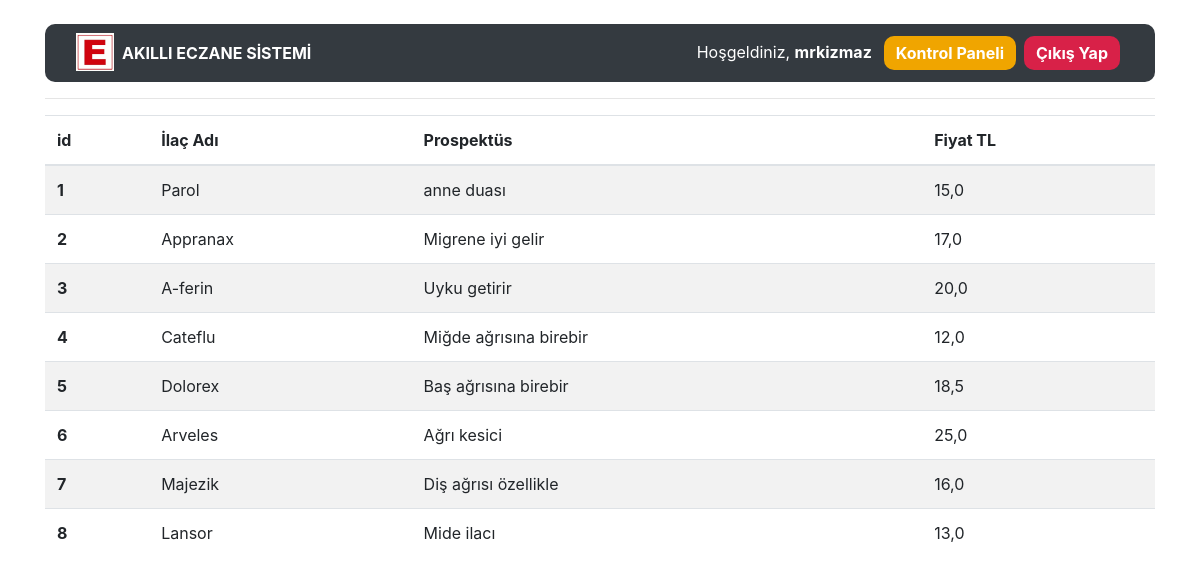
Page /medicines/ilaclistesi/ (signed in) on the committed database.
### medicine/models.py (models this page shows, shortened)
class Medicine(models.Model):
    ilac_adi = models.CharField(max_length = 50, verbose_name = 'İlaç İsmi')
    prospekt=models.TextField(max_length=200,null=True,verbose_name="Prospektüs")
    ilacfiyati=models.FloatField(null=True,verbose_name="İlaç Fiyatı")
    created_date = models.DateTimeField(auto_now = True, blank = True, verbose_name = 'Eklenme Tarihi')

### medicine/views.py (the view)
# urls.py: path('ilaclistesi/', views.ilacListesi, name = 'ilaclistesi'),
@login_required(login_url="user:login")
def ilacListesi(request):
    ilaclar=Medicine.objects.all()
    context={
        "ilaclar":ilaclar
    }
    return render(request,"ilaclistesi.html",context)

### templates/ilaclistesi.html
{% extends "layout.html" %}
{% block body %}
{% if ilaclar %}
<table class="table table-striped">
  <thead>
    <tr>
      <th scope="col">id</th>
      <th scope="col">İlaç Adı</th>
      <th scope="col">Prospektüs</th>
      <th scope="col">Fiyat TL</th>
    </tr>
  </thead>
  <tbody>
  {% for i in ilaclar %}
  <tr>
      <th scope="row">{{i.id}}</th>
      <td>{{i.ilac_adi}}</td>
      <td>{{i.prospekt}}</td>
      <td>{{i.ilacfiyati}}</td>
    </tr>
  {% endfor %}
  </tbody>
</table>
{% else %}
<div class="alert alert-danger">Herhangi bir hasta kaydı bulunmuyor!!!</div>
{% endif %}
{% endblock body %}

### templates/includes/navbar.html (shortened to what this page needs)
{% load static %}
<nav class="navbar navbar-expand-lg navbar-dark bg-dark" style="border-radius: 10px;">
    <div class="container-fluid">
        <div class="collapse navbar-collapse" id="navbarCollapse">
            <div class="navbar-nav mr-auto">
            <img src="{% static 'img/eczane.png' %}" width="38" height="38" title="akıllıeczane"/>
                <a href="/" class="nav-item nav-link active"><b>AKILLI ECZANE SİSTEMİ</b></a>
            </div>
            <ul class="navbar-nav ml-auto">
                {% if request.user.is_authenticated %}
                <li class="nav-item nav-link active">Hoşgeldiniz, <b>{{request.user.username}}</b></li>
                <li class="nav-item active"><a href="/medicines/dashboard"><button class="button button4"><b>Kontrol Paneli</b></button></a></li>
                <li class="nav-item active"><a href="/user/logout"><button class="button button2"><b>Çıkış Yap</b></button></a></li>
                {% else %}
                <li class="nav-item active"><a href="/user/login"><button class="button button1"><b>Giriş Yap</b></button></a></li>
                <li class="nav-item active"><a href="/user/register"><button class="button button3"><b>Kayıt Ol</b></button></a></li>
                {% endif %}
            </ul>
        </div>
    </div>
</nav>

### static/css/style.css (style rules this page uses)
button { padding: 5px 12px; text-align: center; text-decoration: none; display: inline-block; font-size: 16px; margin: 4px; transition-duration: 0.4s; cursor: pointer; border-radius: 10px; }
.button2 { background-color: #D82148; color: white; border: 1px red; }
.button4 { background-color: #F0A500; color: white; border: 1px yellow; }

### rows in the picture
Medicine: id "1", ilac_adi "Parol", prospekt "anne duası", ilacfiyati "15,0"
Medicine: id "2", ilac_adi "Appranax", prospekt "Migrene iyi gelir", ilacfiyati "17,0"
Medicine: id "3", ilac_adi "A-ferin", prospekt "Uyku getirir", ilacfiyati "20,0"
Medicine: id "4", ilac_adi "Cateflu", prospekt "Miğde ağrısına birebir", ilacfiyati "12,0"
Medicine: id "5", ilac_adi "Dolorex", prospekt "Baş ağrısına birebir", ilacfiyati "18,5"
Medicine: id "6", ilac_adi "Arveles", prospekt "Ağrı kesici", ilacfiyati "25,0"
Medicine: id "7", ilac_adi "Majezik", prospekt "Diş ağrısı özellikle", ilacfiyati "16,0"
Medicine: id "8", ilac_adi "Lansor", prospekt "Mide ilacı", ilacfiyati "13,0"

### other values in the picture
{{ request.user.username }} "mrkizmaz"
